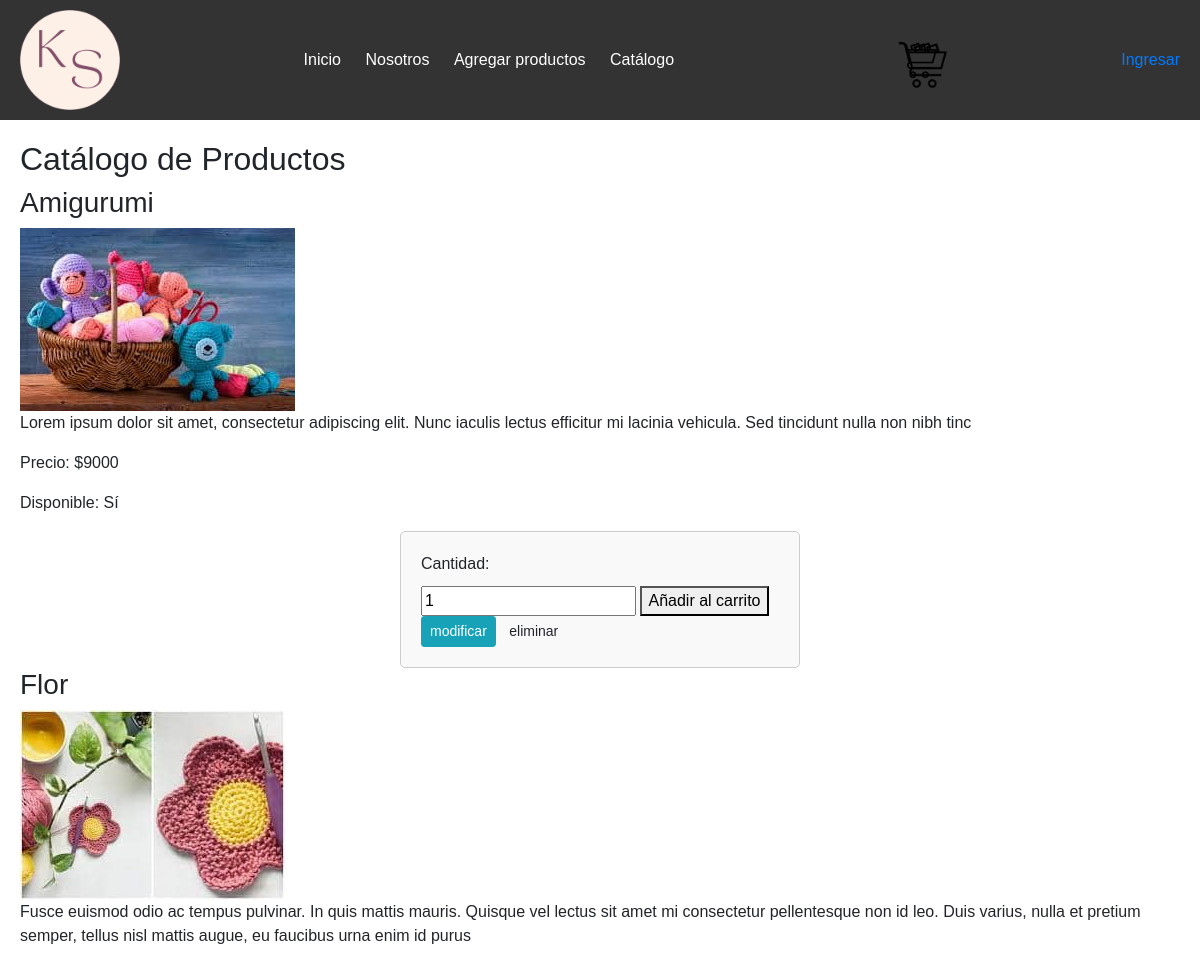
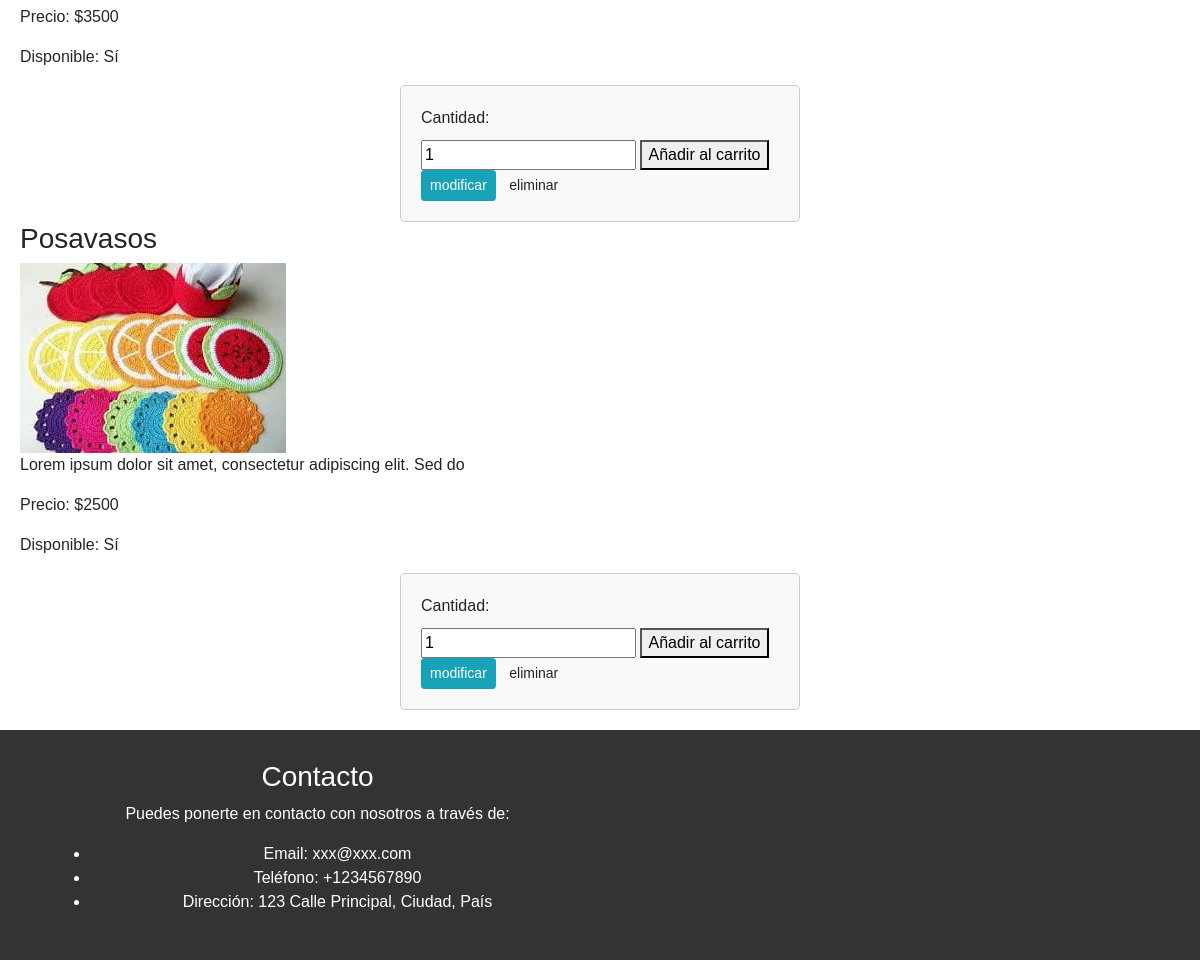
Page /listar-producto/ on the committed database (2 pictures, top to bottom).
### app/models.py (models this page shows, shortened)
class Producto(models.Model):
    nombre = models.CharField(max_length=200)
    desc = models.TextField()
    fecha_crea = models.DateTimeField(default=timezone.now)
    precio = models.PositiveIntegerField()
    disp = models.BooleanField(default=True)
    img_prod = models.ImageField(default='')

### app/views.py (the view)
# urls.py: path('listar-producto/', listar_productos, name='listar_producto'),
def listar_productos(request):
    productos = Producto.objects.all()
    form = AgregarProductoForm()
    return render(request, 'app/CRUD/listar.html', {'productos':productos, 'form':form})

### app/forms.py
class AgregarProductoForm(forms.Form):
    cantidad = forms.IntegerField(min_value=1, label='Cantidad', widget=forms.NumberInput(attrs={'class': 'form-control'}))

### app/templates/app/CRUD/listar.html (shortened to what this page needs)
{% extends "app/base.html" %}
{% block contenido %}
<h2>Catálogo de Productos</h2>
<div class="catalogo">
    {% for producto in productos %}
    <div class="producto">
        <h3>{{ producto.nombre }}</h3>
        <img src="{{ producto.img_prod.url }}" alt="Imagen de {{ producto.nombre }}">
        <p>{{ producto.desc }}</p>
        <p>Precio: ${{ producto.precio }}</p>
        <p>Disponible: {{ producto.disp|yesno:"Sí,No" }}</p>
        <form method="post" action="{% url 'agregar_al_carrito' producto.id %}">
            <label for="cantidad">Cantidad:</label>
            <input type="number" name="cantidad" id="cantidad" min="1" value="1">
            <button type="submit">Añadir al carrito</button>
            <a href="{% url 'modificar_producto' producto.id %}" class="btn btn-info btn-sm">modificar</a>
            <a href="{% url 'eliminar_producto' producto.id  %}" class="btn btn-dager btn-sm">eliminar</a>
        </form>
    </div>
    {% endfor %}
</div>
{% endblock %}

### app/templates/app/base.html (shortened to what this page needs)
<!DOCTYPE html>
<html lang="es">
<head>
    <link rel="stylesheet" href="https://stackpath.bootstrapcdn.com/bootstrap/4.3.1/css/bootstrap.min.css"
>
    {% load static %}
    <link rel="stylesheet" href="{% static 'app/css/style.css' %}">
</head>
<body>
    <header>
        <nav>
            <div class="logo">
                <img src="{% static 'app/img/logo_cr.png' %}" alt="Logo de la tienda">
            </div>
            <ul class="menu">
                <li><a href="{% url 'home' %}">Inicio</a></li>
                <li><a href="{% url 'nosotros' %}">Nosotros</a></li>
                <li><a href="{% url 'agregar_producto' %}">Agregar productos</a></li>
                <li><a href="{% url 'listar_producto' %}">Catálogo</a></li>
            </ul>
            <div class="user-actions">
                <a href="{% url 'carrito' %}" class="cart-button float-end">
                    <div class="carrito float-end">
                        <img src="{% static 'app/img/carrito.png' %}" alt="Icono de carrito">
                    </div>
                </a>
            </div>
            <div>
                <div class="sign_in_out float-end">
                    {% if request.user.is_authenticated %}
                        <a href="{% url 'salir' %}">Cerrar sesión</a>
                    {% else %}
                        <a href="{% url 'login' %}">Ingresar</a>
                    {% endif %}
                </div>
            </div>
        </nav>
    </header>
    <main>
        {% block contenido %}
        {% endblock %}
    </main>
    <footer>
        <div class="container">
            <div class="row">
                <div class="col-md-6">
                    <h3>Contacto</h3>
                    <p>Puedes ponerte en contacto con nosotros a través de:</p>
                    <ul>
                        <li>Email: xxx@xxx.com</li>
                        <li>Teléfono: +1234567890</li>
                        <li>Dirección: 123 Calle Principal, Ciudad, País</li>
                    </ul>
                </div>
            </div>
        </div>
    </footer>
</body>
</html>

### app/static/app/css/style.css (style rules this page uses)
body { font-family: Arial, sans-serif; margin: 0; padding: 0; }
header { background-color: #333; color: #fff; padding: 10px 0; }
nav { display: flex; justify-content: space-between; align-items: center; padding: 0 20px; }
.logo img { max-width: 100px; }
.carrito img { max-width: 50px; }
.menu { list-style-type: none; margin: 0; padding: 0; }
.menu li { display: inline; margin-right: 20px; }
.menu li a { color: #fff; text-decoration: none; }
.user-actions a { color: #fff; text-decoration: none; margin-left: 20px; }
main { padding: 20px; }
footer { background-color: #333; color: #fff; text-align: center; padding: 10px 0; }
.cart-button { display: inline-block; width: 40px; height: 40px; background-image: url('carrito.png'); background-size: cover; background-repeat: no-repeat; background-position: center; border: none; cursor: pointer; }
form { max-width: 400px; margin-left: auto; margin-right: auto; padding: 20px; background-color: #f9f9f9; border: 1px solid #ccc; border-radius: 5px; }
form label { display: block; margin-bottom: 10px; }
.container { margin: 0 auto; padding: 20px; }

### rows in the picture
Producto: nombre "Amigurumi", img_prod (picture), desc "Lorem ipsum dolor sit amet, consectetur adipiscing elit. Nunc iaculis lectus efficitur mi lacinia vehicula. Sed tincidunt nulla non nibh tinc", precio "9000", disp "Sí"
Producto: nombre "Flor", img_prod (picture), desc "Fusce euismod odio ac tempus pulvinar. In quis mattis mauris. Quisque vel lectus sit amet mi consectetur pellentesque non id leo. Duis varius, nulla et pretium semper, tellus nisl mattis augue, eu faucibus urna enim id purus", precio "3500", disp "Sí"
Producto: nombre "Posavasos", img_prod (picture), desc "Lorem ipsum dolor sit amet, consectetur adipiscing elit. Sed do", precio "2500", disp "Sí"
